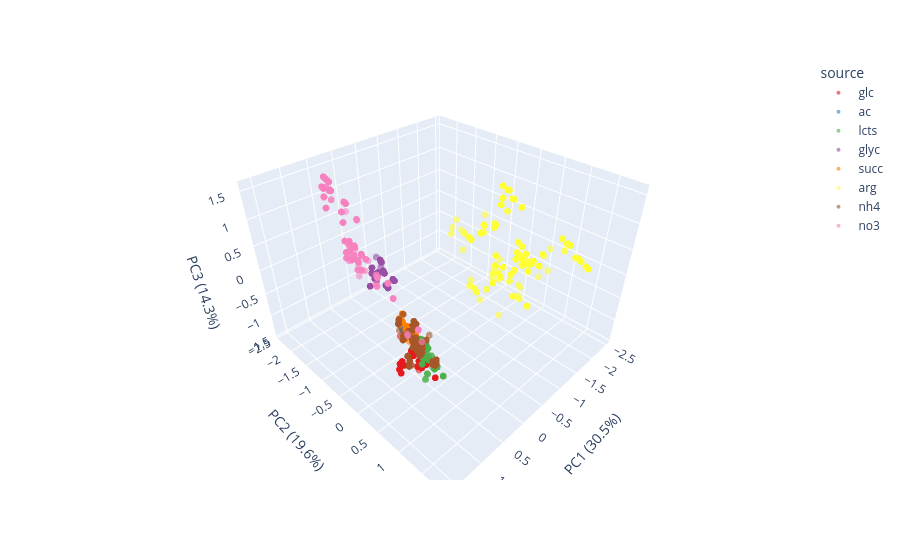

The notebook cell saved with this chart:
### Code cell
import plotly.express as px
palette = sns.color_palette("Set1", n_colors=df_pca["source"].nunique()).as_hex()

fig = px.scatter_3d(
    df_pca, 
    x='PC1', 
    y='PC2', 
    z='PC3',
    opacity=0.6,
    color_discrete_sequence=palette,
    color = X['source'],
    # title='Interactive 3D PCA of Biomass Components',
    labels={
        'PC1': f'PC1 ({pca.explained_variance_ratio_[0]:.1%})',
        'PC2': f'PC2 ({pca.explained_variance_ratio_[1]:.1%})',
        'PC3': f'PC3 ({pca.explained_variance_ratio_[2]:.1%})'
    }
)

fig.update_traces(marker=dict(size=4))
fig.show()

### Figure 1 — Plotly figure (JSON) as saved in the notebook; plotly's stock layout.template omitted (floating-point values rounded to 4 significant figures; data arrays with more than 128 entries replaced by an {"elided": "..."} marker saying what was removed)
{"data": [{"hovertemplate": "source=glc<br>PC1 (30.5%)=%{x}<br>PC2 (19.6%)=%{y}<br>PC3 (14.3%)=%{z}<extra></extra>", "legendgroup": "glc", "marker": {"color": "#e41a1c", "opacity": 0.6, "size": 4, "symbol": "circle"}, "mode": "markers", "name": "glc", "scene": "scene", "showlegend": true, "type": "scatter3d", "x": {"elided": "703 float values"}, "y": {"elided": "703 float values"}, "z": {"elided": "703 float values"}}, {"hovertemplate": "source=ac<br>PC1 (30.5%)=%{x}<br>PC2 (19.6%)=%{y}<br>PC3 (14.3%)=%{z}<extra></extra>", "legendgroup": "ac", "marker": {"color": "#377eb8", "opacity": 0.6, "size": 4, "symbol": "circle"}, "mode": "markers", "name": "ac", "scene": "scene", "showlegend": true, "type": "scatter3d", "x": {"elided": "482 float values"}, "y": {"elided": "482 float values"}, "z": {"elided": "482 float values"}}, {"hovertemplate": "source=lcts<br>PC1 (30.5%)=%{x}<br>PC2 (19.6%)=%{y}<br>PC3 (14.3%)=%{z}<extra></extra>", "legendgroup": "lcts", "marker": {"color": "#4daf4a", "opacity": 0.6, "size": 4, "symbol": "circle"}, "mode": "markers", "name": "lcts", "scene": "scene", "showlegend": true, "type": "scatter3d", "x": {"elided": "786 float values"}, "y": {"elided": "786 float values"}, "z": {"elided": "786 float values"}}, {"hovertemplate": "source=glyc<br>PC1 (30.5%)=%{x}<br>PC2 (19.6%)=%{y}<br>PC3 (14.3%)=%{z}<extra></extra>", "legendgroup": "glyc", "marker": {"color": "#984ea3", "opacity": 0.6, "size": 4, "symbol": "circle"}, "mode": "markers", "name": "glyc", "scene": "scene", "showlegend": true, "type": "scatter3d", "x": {"elided": "580 float values"}, "y": {"elided": "580 float values"}, "z": {"elided": "580 float values"}}, {"hovertemplate": "source=succ<br>PC1 (30.5%)=%{x}<br>PC2 (19.6%)=%{y}<br>PC3 (14.3%)=%{z}<extra></extra>", "legendgroup": "succ", "marker": {"color": "#ff7f00", "opacity": 0.6, "size": 4, "symbol": "circle"}, "mode": "markers", "name": "succ", "scene": "scene", "showlegend": true, "type": "scatter3d", "x": {"elided": "509 float values"}, "y": {"elided": "509 float values"}, "z": {"elided": "509 float values"}}, {"hovertemplate": "source=arg<br>PC1 (30.5%)=%{x}<br>PC2 (19.6%)=%{y}<br>PC3 (14.3%)=%{z}<extra></extra>", "legendgroup": "arg", "marker": {"color": "#ffff33", "opacity": 0.6, "size": 4, "symbol": "circle"}, "mode": "markers", "name": "arg", "scene": "scene", "showlegend": true, "type": "scatter3d", "x": {"elided": "1903 float values"}, "y": {"elided": "1903 float values"}, "z": {"elided": "1903 float values"}}, {"hovertemplate": "source=nh4<br>PC1 (30.5%)=%{x}<br>PC2 (19.6%)=%{y}<br>PC3 (14.3%)=%{z}<extra></extra>", "legendgroup": "nh4", "marker": {"color": "#a65628", "opacity": 0.6, "size": 4, "symbol": "circle"}, "mode": "markers", "name": "nh4", "scene": "scene", "showlegend": true, "type": "scatter3d", "x": {"elided": "976 float values"}, "y": {"elided": "976 float values"}, "z": {"elided": "976 float values"}}, {"hovertemplate": "source=no3<br>PC1 (30.5%)=%{x}<br>PC2 (19.6%)=%{y}<br>PC3 (14.3%)=%{z}<extra></extra>", "legendgroup": "no3", "marker": {"color": "#f781bf", "opacity": 0.6, "size": 4, "symbol": "circle"}, "mode": "markers", "name": "no3", "scene": "scene", "showlegend": true, "type": "scatter3d", "x": {"elided": "1318 float values"}, "y": {"elided": "1318 float values"}, "z": {"elided": "1318 float values"}}], "layout": {"legend": {"title": {"text": "source"}, "tracegroupgap": 0}, "margin": {"t": 60}, "scene": {"domain": {"x": [0, 1], "y": [0, 1]}, "xaxis": {"title": {"text": "PC1 (30.5%)"}}, "yaxis": {"title": {"text": "PC2 (19.6%)"}}, "zaxis": {"title": {"text": "PC3 (14.3%)"}}}}}
